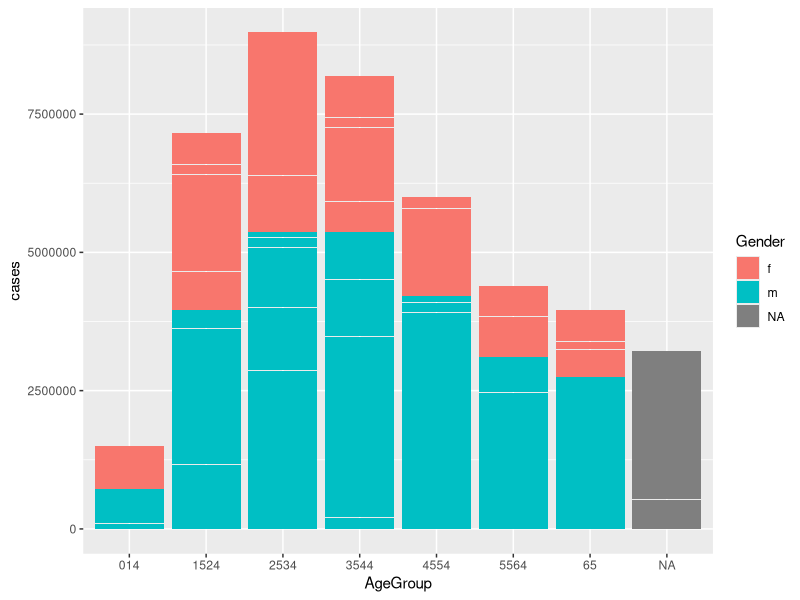
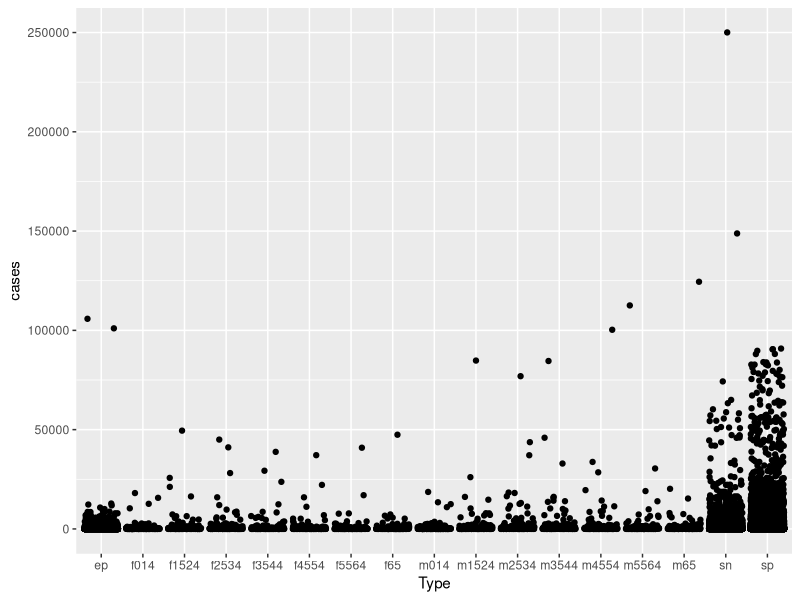

R code for these plots, in order:
## ---- chunk 1
library(tidyverse)
irist <- as_tibble(iris)
## ---- chunk 2
who1 <- who %>%
  gather (new_sp_m014:newrel_f65, key = "key", value = "cases", na.rm = TRUE)

who1
## ---- chunk 3
who2 <- who1 %>%
  separate(col = key, into = c("New", "Type", "AgeGroup"), sep = "_") %>%
  separate(col = `AgeGroup`, into = c("Gender", "AgeGroup"), sep = 1)

who3 <- who2 %>%
  select(-New, -iso2, -iso3)

who3 %>% group_by(Type) %>% count()
## ---- chunk 4
who4 <- who3

ggplot (who4) +
  geom_bar(aes( x = AgeGroup, y = cases, fill = Gender), stat= "identity")

## ---- chunk 5
who5 <- who3

ggplot(who5) +
  geom_jitter(aes(Type, cases), stat = "identity")
